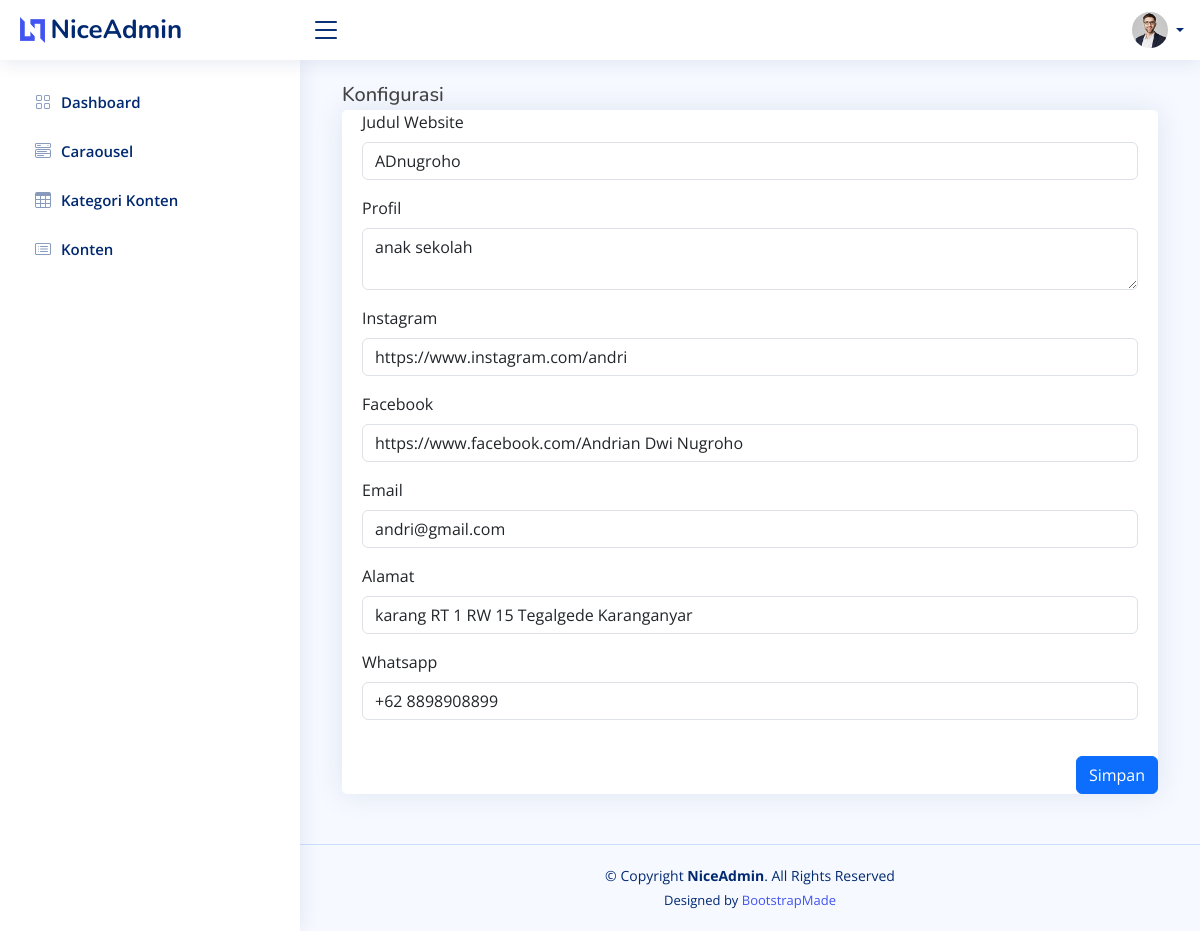
/index.php/admin/konfigurasi, run on the app's committed database.
### tables this page shows
CREATE TABLE `konfigurasi` (
  `id_konfigurasi` int(11) NOT NULL,
  `judul_website` varchar(200) NOT NULL,
  `profil_website` text NOT NULL,
  `instagram` varchar(100) NOT NULL,
  `facebook` varchar(100) NOT NULL,
  `email` varchar(100) NOT NULL,
  `alamat` varchar(150) NOT NULL,
  `no_wa` varchar(30) NOT NULL
);

### application/libraries/Template.php (called while the page is built, shortened)
<?php
class Template{
    var $template_data = array();
    function set($name, $value){
        $this->template_data[$name] = $value;
    }
    function load($template = '', $view = '' , $view_data = array(), $return = FALSE){
        $this->CI =& get_instance();
        $this->set('contents', $this->CI->load->view($view, $view_data, TRUE));
        return $this->CI->load->view($template, $this->template_data, $return);
    }
}

### application/controllers/admin/Konfigurasi.php (called while the page is built, shortened)
<?php
class Konfigurasi extends CI_Controller {
	public function index(){
        $this->db->from('konfigurasi');
        $konfig = $this->db->get()->row();
		$data = array(
            'judul_halaman' => "Halaman Konfigurasi",
            'konfig'        => $konfig
        );
		$this->template->load('template_admin','admin/konfigurasi',$data);
	}
}

### index.php (called while the page is built, shortened)
<?php
require_once BASEPATH.'core/CodeIgniter.php';

### application/views/admin/konfigurasi.php (the view, shortened to what this page needs)
<div class="col-lg-12 col-md-12">
    <form action="<?= base_url('admin/konfigurasi/update') ?>" method="post">
        <div class="modal-content">
            <div class="modal-header">
                <h5 class="modal-title" id="staticBackdropLabel">Konfigurasi</h5>
            </div>
            <div class="modal-body">
                <div class="card">
                    <div class="card-body">
                        <div class="col mb-3">
                            <label class="form-label">Judul Website</label>
                            <input type="text" class="form-control" name="judul"
                                value="<?= $konfig->judul_website; ?>" />
                        </div>
                        <div class="col mb-3">
                            <label class="form-label">Profil</label>
                            <textarea class="form-control"
                                name="profil_website"><?= $konfig->profil_website; ?></textarea>
                        </div>
                        <div class="col mb-3">
                            <label class="form-label">Instagram</label>
                            <input type="text" class="form-control" name="instagram" value="<?= $konfig->instagram; ?>">
                        </div>
                        <div class="col mb-3">
                            <label class="form-label">Facebook</label>
                            <input type="text" class="form-control" name="facebook" value="<?= $konfig->facebook; ?>">
                        </div>
                        <div class="col mb-3">
                            <label class="form-label">Email</label>
                            <input type="email" class="form-control" name="email" value="<?= $konfig->email; ?>">
                        </div>
                        <div class="col mb-3">
                            <label class="form-label">Alamat</label>
                            <input type="text" class="form-control" name="alamat" value="<?= $konfig->alamat; ?>">
                        </div>
                        <div class="col mb-3">
                            <label class="form-label">Whatsapp</label>
                            <input type="text" class="form-control" name="no_wa" value="<?= $konfig->no_wa; ?>">
                        </div>
                    </div>
                    <div class="modal-footer">
                        <button type="submit" class="btn btn-primary">Simpan</button>
                    </div>
                </div>
            </div>
        </div>
    </form>
</div>

### assets/NiceAdmin/assets/css/style.css (style rules this page uses)
:root { scroll-behavior: smooth; }
body { font-family: "Open Sans", sans-serif; background: #f6f9ff; color: #444444; }
h1, h2, h3, h4, h5, h6 { font-family: "Nunito", sans-serif; }
.card { margin-bottom: 30px; border: none; border-radius: 5px; box-shadow: 0px 0 30px rgba(1, 41, 112, 0.1); }
.card-body { padding: 0 20px 20px 20px; }

### data on the page
konfigurasi: judul "ADnugroho", profil_website "anak sekolah", instagram "https://www.instagram.com/andri", facebook "https://www.facebook.com/Andrian Dwi Nugroho", email "andri@gmail.com", alamat "karang RT 1 RW 15 Tegalgede Karanganyar", no_wa "+62 8898908899"
